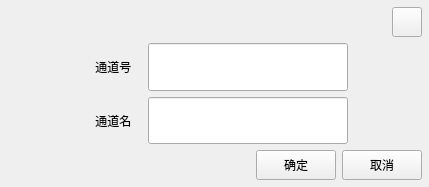
<?xml version="1.0" encoding="UTF-8"?>
<ui version="4.0">
 <class>ModifyChannel</class>
 <widget class="QWidget" name="ModifyChannel">
  <property name="geometry">
   <rect>
    <x>0</x>
    <y>0</y>
    <width>429</width>
    <height>187</height>
   </rect>
  </property>
  <property name="windowTitle">
   <string>ModifyChannel</string>
  </property>
  <layout class="QGridLayout" name="gridLayout">
   <property name="leftMargin">
    <number>7</number>
   </property>
   <property name="topMargin">
    <number>7</number>
   </property>
   <property name="rightMargin">
    <number>7</number>
   </property>
   <property name="bottomMargin">
    <number>7</number>
   </property>
   <item row="0" column="0" colspan="3">
    <spacer name="horizontalSpacer">
     <property name="orientation">
      <enum>Qt::Horizontal</enum>
     </property>
     <property name="sizeHint" stdset="0">
      <size>
       <width>386</width>
       <height>20</height>
      </size>
     </property>
    </spacer>
   </item>
   <item row="0" column="3">
    <widget class="QPushButton" name="btnClose">
     <property name="sizePolicy">
      <sizepolicy hsizetype="Preferred" vsizetype="Fixed">
       <horstretch>0</horstretch>
       <verstretch>0</verstretch>
      </sizepolicy>
     </property>
     <property name="minimumSize">
      <size>
       <width>30</width>
       <height>30</height>
      </size>
     </property>
     <property name="maximumSize">
      <size>
       <width>30</width>
       <height>30</height>
      </size>
     </property>
     <property name="text">
      <string/>
     </property>
     <property name="icon">
      <iconset>
       <normaloff>:/res/SoftIcon/Cancel.png</normaloff>:/res/SoftIcon/Cancel.png</iconset>
     </property>
     <property name="iconSize">
      <size>
       <width>30</width>
       <height>30</height>
      </size>
     </property>
    </widget>
   </item>
   <item row="1" column="0" colspan="4">
    <layout class="QHBoxLayout" name="horizontalLayout_5">
     <item>
      <spacer name="horizontalSpacer_2">
       <property name="orientation">
        <enum>Qt::Horizontal</enum>
       </property>
       <property name="sizeHint" stdset="0">
        <size>
         <width>28</width>
         <height>20</height>
        </size>
       </property>
      </spacer>
     </item>
     <item>
      <layout class="QVBoxLayout" name="verticalLayout">
       <item>
        <layout class="QHBoxLayout" name="horizontalLayout_2">
         <item>
          <widget class="QLabel" name="label">
           <property name="minimumSize">
            <size>
             <width>60</width>
             <height>0</height>
            </size>
           </property>
           <property name="maximumSize">
            <size>
             <width>60</width>
             <height>16777215</height>
            </size>
           </property>
           <property name="text">
            <string>    通道号</string>
           </property>
          </widget>
         </item>
         <item>
          <widget class="QLineEdit" name="lineEdit_Num">
           <property name="sizePolicy">
            <sizepolicy hsizetype="Expanding" vsizetype="Preferred">
             <horstretch>0</horstretch>
             <verstretch>0</verstretch>
            </sizepolicy>
           </property>
          </widget>
         </item>
        </layout>
       </item>
       <item>
        <layout class="QHBoxLayout" name="horizontalLayout_3">
         <item>
          <widget class="QLabel" name="label_2">
           <property name="minimumSize">
            <size>
             <width>60</width>
             <height>0</height>
            </size>
           </property>
           <property name="maximumSize">
            <size>
             <width>60</width>
             <height>16777215</height>
            </size>
           </property>
           <property name="text">
            <string>    通道名</string>
           </property>
          </widget>
         </item>
         <item>
          <widget class="QLineEdit" name="lineEdit_Name">
           <property name="sizePolicy">
            <sizepolicy hsizetype="Expanding" vsizetype="Preferred">
             <horstretch>0</horstretch>
             <verstretch>0</verstretch>
            </sizepolicy>
           </property>
           <property name="minimumSize">
            <size>
             <width>200</width>
             <height>0</height>
            </size>
           </property>
          </widget>
         </item>
        </layout>
       </item>
      </layout>
     </item>
     <item>
      <spacer name="horizontalSpacer_3">
       <property name="orientation">
        <enum>Qt::Horizontal</enum>
       </property>
       <property name="sizeHint" stdset="0">
        <size>
         <width>40</width>
         <height>20</height>
        </size>
       </property>
      </spacer>
     </item>
    </layout>
   </item>
   <item row="2" column="0">
    <spacer name="horizontalSpacer_4">
     <property name="orientation">
      <enum>Qt::Horizontal</enum>
     </property>
     <property name="sizeHint" stdset="0">
      <size>
       <width>260</width>
       <height>20</height>
      </size>
     </property>
    </spacer>
   </item>
   <item row="2" column="1">
    <widget class="QPushButton" name="btnSure">
     <property name="sizePolicy">
      <sizepolicy hsizetype="Preferred" vsizetype="Preferred">
       <horstretch>0</horstretch>
       <verstretch>0</verstretch>
      </sizepolicy>
     </property>
     <property name="minimumSize">
      <size>
       <width>80</width>
       <height>30</height>
      </size>
     </property>
     <property name="text">
      <string>确定</string>
     </property>
    </widget>
   </item>
   <item row="2" column="2" colspan="2">
    <widget class="QPushButton" name="btnCancel">
     <property name="sizePolicy">
      <sizepolicy hsizetype="Preferred" vsizetype="Preferred">
       <horstretch>0</horstretch>
       <verstretch>0</verstretch>
      </sizepolicy>
     </property>
     <property name="minimumSize">
      <size>
       <width>80</width>
       <height>0</height>
      </size>
     </property>
     <property name="maximumSize">
      <size>
       <width>16777215</width>
       <height>30</height>
      </size>
     </property>
     <property name="text">
      <string>取消</string>
     </property>
    </widget>
   </item>
  </layout>
 </widget>
 <layoutdefault spacing="6" margin="11"/>
 <resources>
  <include location="res.qrc"/>
 </resources>
 <connections/>
</ui>
